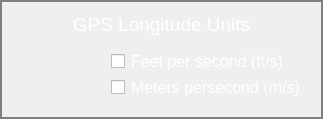
                        <widget class="QFrame" name="frame_25">
                         <property name="styleSheet">
                          <string notr="true">border:2px solid gray;
border-top-left-radius: 0px;
border-top-right-radius: 0px;
border-bottom-left-radius: 0px;
border-bottom-right-radius: 0px;</string>
                         </property>
                         <property name="frameShape">
                          <enum>QFrame::StyledPanel</enum>
                         </property>
                         <property name="frameShadow">
                          <enum>QFrame::Raised</enum>
                         </property>
                         <layout class="QVBoxLayout" name="verticalLayout_42" stretch="0,1">
                          <item>
                           <widget class="QLabel" name="label_22">
                            <property name="font">
                             <font>
                              <pointsize>14</pointsize>
                             </font>
                            </property>
                            <property name="styleSheet">
                             <string notr="true">border:0px;color:white;</string>
                            </property>
                            <property name="text">
                             <string>GPS Longitude Units</string>
                            </property>
                            <property name="alignment">
                             <set>Qt::AlignCenter</set>
                            </property>
                           </widget>
                          </item>
                          <item>
                           <widget class="QFrame" name="frame_50">
                            <property name="styleSheet">
                             <string notr="true">color:white;
border:0px;</string>
                            </property>
                            <property name="frameShape">
                             <enum>QFrame::StyledPanel</enum>
                            </property>
                            <property name="frameShadow">
                             <enum>QFrame::Raised</enum>
                            </property>
                            <layout class="QVBoxLayout" name="verticalLayout_37">
                             <property name="leftMargin">
                              <number>98</number>
                             </property>
                             <item>
                              <widget class="QCheckBox" name="checkBox_11">
                               <property name="font">
                                <font>
                                 <pointsize>12</pointsize>
                                </font>
                               </property>
                               <property name="styleSheet">
                                <string notr="true">color:white;</string>
                               </property>
                               <property name="text">
                                <string>Feet per second (ft/s)</string>
                               </property>
                              </widget>
                             </item>
                             <item>
                              <widget class="QCheckBox" name="checkBox_12">
                               <property name="font">
                                <font>
                                 <pointsize>12</pointsize>
                                </font>
                               </property>
                               <property name="styleSheet">
                                <string notr="true">color:white;</string>
                               </property>
                               <property name="text">
                                <string>Meters persecond (m/s)</string>
                               </property>
                              </widget>
                             </item>
                            </layout>
                           </widget>
                          </item>
                         </layout>
                        </widget>
